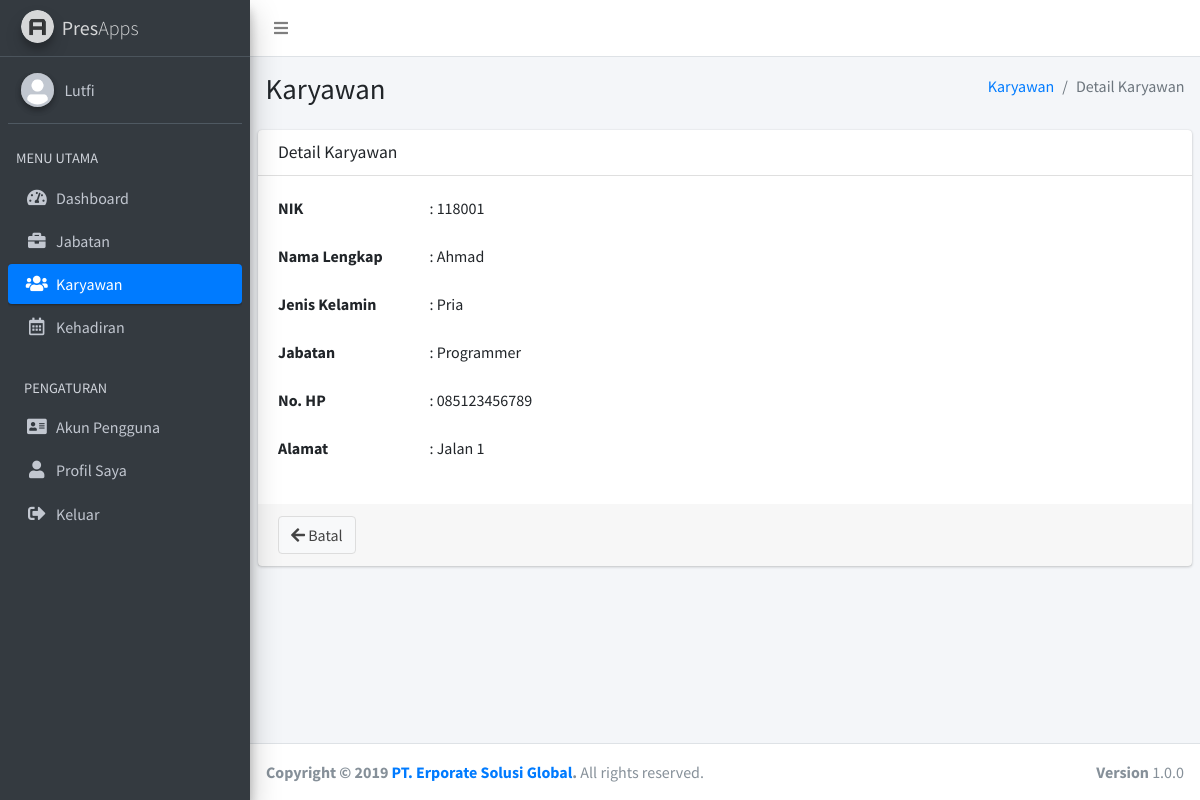
The page /admin/index.php?page=karyawan&action=detail&id=118001 (signed in) on the database its author committed.
### tables this page shows
CREATE TABLE `akun_pengguna` (
  `nik` char(7) NOT NULL,
  `password` varchar(64) DEFAULT NULL,
  `hak_akses` enum('Admin','Staff') DEFAULT NULL
);

CREATE TABLE `karyawan` (
  `nik` char(7) NOT NULL,
  `nama_lengkap` varchar(25) DEFAULT NULL,
  `jenis_kelamin` enum('Pria','Wanita') DEFAULT NULL,
  `id_jabatan` int(11) DEFAULT NULL,
  `no_hp` char(13) DEFAULT NULL,
  `alamat` text
);

CREATE TABLE `jabatan` (
  `id_jabatan` int(11) NOT NULL,
  `nama_jabatan` varchar(50) DEFAULT NULL
);

### admin/pages/karyawan/detail.php (the view)
<section class="content-header">
  <div class="container-fluid">
    <div class="row mb-2">
      <div class="col-sm-6">
        <h1>Karyawan</h1>
      </div>
      <div class="col-sm-6">
        <ol class="breadcrumb float-sm-right">
          <li class="breadcrumb-item"><a href="index.php?page=karyawan">Karyawan</a></li>
          <li class="breadcrumb-item active">Detail Karyawan</li>
        </ol>
      </div>
    </div>
  </div>
</section>
<section class="content">
  <div class="card">
    <div class="card-header">
      <h3 class="card-title">Detail Karyawan</h3>
    </div>
    <?php
      include "../connection/connect.php";
      $id = $_GET["id"];
      $sql = "SELECT * FROM karyawan WHERE nik='$id'";
      $result = mysqli_query($connect, $sql);
      $i = mysqli_fetch_assoc($result);
    ?>
    <div class="card-body">
      <div class="row">
        <div class="col-sm-6">
          <div class="form-group row">
            <label for="nik" class="col-sm-4 control-label">NIK</label>
            <div class="col-sm-8">
              : <?php echo $i["nik"]; ?>
            </div>
          </div>
        </div>
      </div>
      <div class="row">
        <div class="col-sm-6">
          <div class="form-group row">
            <label for="nama_lengkap" class="col-sm-4 control-label">Nama Lengkap</label>
            <div class="col-sm-8">
              : <?php echo $i["nama_lengkap"]; ?>
            </div>
          </div>
        </div>
      </div>
      <div class="row">
        <div class="col-sm-6">
          <div class="form-group row">
            <label for="jenis_kelamin" class="col-sm-4 control-label">Jenis Kelamin</label>
            <div class="col-sm-8">
              : <?php echo $i["jenis_kelamin"]; ?>
            </div>
          </div>
        </div>
      </div>
      <div class="row">
        <div class="col-sm-6">
          <div class="form-group row">
            <label for="jabatan" class="col-sm-4 control-label">Jabatan</label>
            <div class="col-sm-8">
              <?php
                $id = $i["id_jabatan"];
                $sql2 = "SELECT * FROM jabatan WHERE id_jabatan='$id'";
                $result2 = mysqli_query($connect, $sql2);
                $j = mysqli_fetch_assoc($result2);
              ?>
              : <?php echo $j["nama_jabatan"]; ?>
            </div>
          </div>
        </div>
      </div>
      <div class="row">
        <div class="col-sm-6">
          <div class="form-group row">
            <label for="no_hp" class="col-sm-4 control-label">No. HP</label>
            <div class="col-sm-8">
              : <?php echo $i["no_hp"]; ?>
            </div>
          </div>
        </div>
      </div>
      <div class="row">
        <div class="col-sm-6">
          <div class="form-group row">
            <label for="alamat" class="col-sm-4 control-label">Alamat</label>
            <div class="col-sm-8">
              : <?php echo $i["alamat"]; ?>
            </div>
          </div>
        </div>
      </div>
    </div>
    <div class="card-footer">
      <div class="row">
        <div class="col-sm-6">
          <a href="index.php?page=karyawan" class="btn btn-default">
            <i class="fas fa-arrow-left"></i> Batal
          </a>
        </div>
      </div>
    </div>
  </div>
</section>

### admin/layout/header.php (shortened to what this page needs)
<!DOCTYPE html>
<html lang="en">
<head>
  <link rel="stylesheet" href="../assets/plugins/fontawesome-free/css/all.min.css">
  <link rel="stylesheet" href="../assets/dist/css/adminlte.min.css">
</head>
<body class="hold-transition sidebar-mini layout-fixed layout-navbar-fixed layout-footer-fixed">
<div class="wrapper">
  <nav class="main-header navbar navbar-expand navbar-white navbar-light">
    <ul class="navbar-nav">
      <li class="nav-item">
        <a class="nav-link" data-widget="pushmenu" href="#"><i class="fas fa-bars"></i></a>
      </li>
    </ul>
  </nav>
  <aside class="main-sidebar sidebar-dark-primary elevation-4">
    <a href="index.php?page=dashboard" class="brand-link">
      <img src="../assets/dist/img/AdminLTELogo.png" alt="AdminLTE Logo" class="brand-image img-circle elevation-3"
           style="opacity: .8">
      <span class="brand-text font-weight-light"><b>Pres</b>Apps</span>
    </a>
    <div class="sidebar">
      <div class="user-panel mt-3 pb-3 mb-3 d-flex">
        <div class="image">
          <img src="../assets/dist/img/user-avatar.png" class="img-circle elevation-2" alt="User Image">
        </div>
        <div class="info">
          <?php
            include "../connection/connect.php";
            $nik = $_SESSION["nik"];
            $sql = "SELECT akun_pengguna.nik, karyawan.nama_lengkap, akun_pengguna.password, akun_pengguna.hak_akses FROM akun_pengguna INNER JOIN karyawan ON akun_pengguna.nik = karyawan.nik WHERE akun_pengguna.nik='$nik'";
            $result = mysqli_query($connect, $sql);
            $i = mysqli_fetch_assoc($result);
          ?>
          <a href="#" class="d-block"><?php echo $i["nama_lengkap"]; ?></a>
        </div>
      </div>
      <nav class="mt-2">
        <ul class="nav nav-pills nav-sidebar flex-column" data-widget="treeview" role="menu" data-accordion="false">
          <li class="nav-header">MENU UTAMA</li>
          <?php
            if(isset($_GET["page"])){
              $page = $_GET["page"];
            }else{
              $page = "dashboard";
            }
          ?>
          <li class="nav-item">
            <a href="index.php?page=dashboard" class="nav-link <?php if($page == 'dashboard'){ echo 'active'; } ?>">
              <i class="nav-icon fas fa-tachometer-alt"></i>
              <p>
                Dashboard
              </p>
            </a>
          </li>
          <li class="nav-item">
            <a href="index.php?page=jabatan" class="nav-link <?php if($page == 'jabatan'){ echo 'active'; } ?>">
              <i class="nav-icon fas fa-briefcase"></i>
              <p>
                Jabatan
              </p>
            </a>
          </li>
          <li class="nav-item">
            <a href="index.php?page=karyawan" class="nav-link <?php if($page == 'karyawan'){ echo 'active'; } ?>">
              <i class="nav-icon fas fa-users"></i>
              <p>
                Karyawan
              </p>
            </a>
          </li>
          <li class="nav-item">
            <a href="index.php?page=kehadiran" class="nav-link <?php if($page == 'kehadiran'){ echo 'active'; } ?>">
              <i class="nav-icon far fa-calendar-alt"></i>
              <p>
                Kehadiran
              </p>
            </a>
          </li>
          <li class="nav-header">PENGATURAN</li>
          <li class="nav-item">
            <a href="index.php?page=akun_pengguna" class="nav-link <?php if($page == 'akun_pengguna'){ echo 'active'; } ?>">
              <i class="nav-icon fas fa-address-card"></i>
              <p>
                Akun Pengguna
              </p>
            </a>
          </li>
          <li class="nav-item">
            <a href="index.php?page=profil_saya" class="nav-link <?php if($page == 'profil_saya'){ echo 'active'; } ?>">
              <i class="nav-icon fas fa-user"></i>
              <p>
                Profil Saya
              </p>
            </a>
          </li>
          <li class="nav-item">
            <a href="logout.php" class="nav-link">
              <i class="nav-icon fas fa-sign-out-alt"></i>
              <p>
                Keluar
              </p>
            </a>
          </li>
        </ul>
      </nav>
    </div>
  </aside>
  <div class="content-wrapper">

### rows shown on the page
akun_pengguna: nik.nama_lengkap "Lutfi"
karyawan: nik "118001", nama_lengkap "Ahmad", jenis_kelamin "Pria", no_hp "085123456789", alamat "Jalan 1"
jabatan: nama_jabatan "Programmer"
